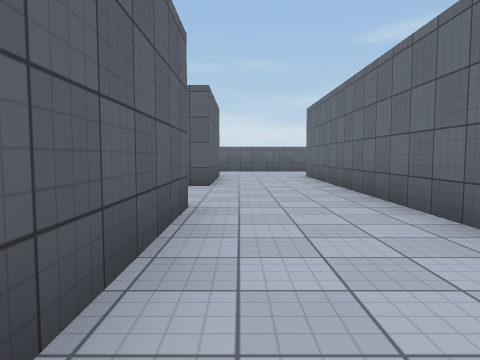
View 1 (above)

16 first-person views from a walk through a Unity game level. The camera is 1.2 m above the floor, tilts 4° down and sees 70° across. The floor is counted in squares, 2 m on a side. Each view is taken from the middle of a square. On the plan, view 1 faces up. The plan holds only what a view shows up to about 10 squares ahead; the rest is blank. The place goes on beyond the plan. The player is left out. Surface patterns are stand-ins for the level's own textures.

View 2
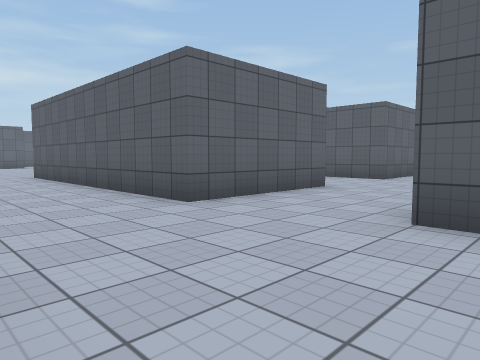

View 3
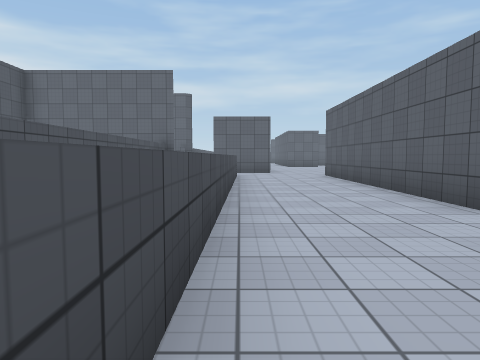

View 4
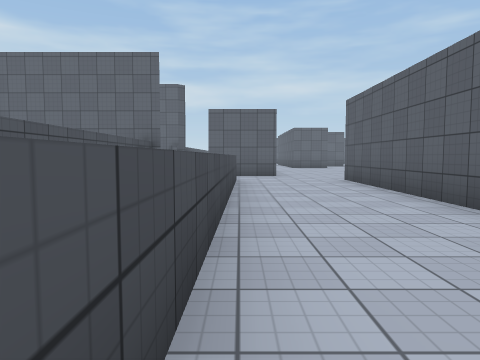

View 5
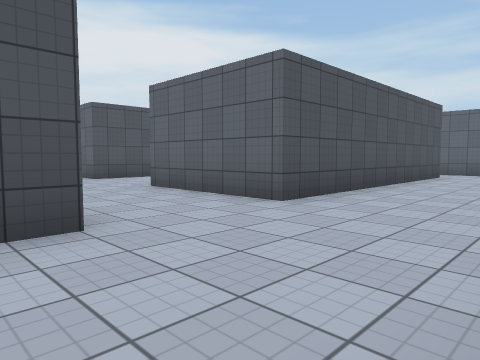

View 6
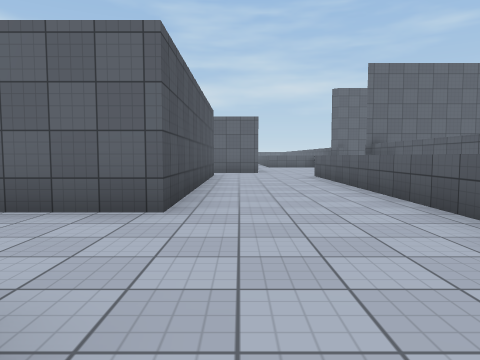

View 7
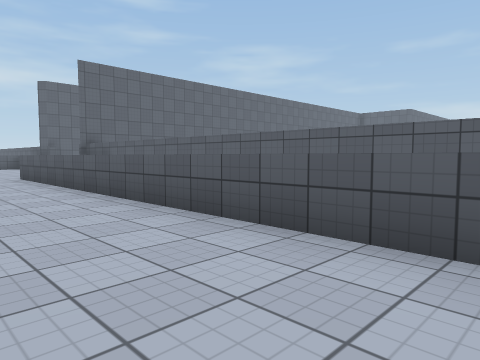

View 8
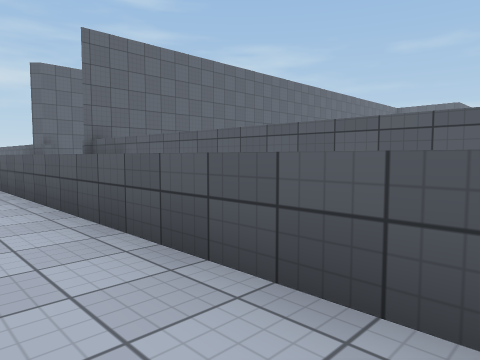

View 9
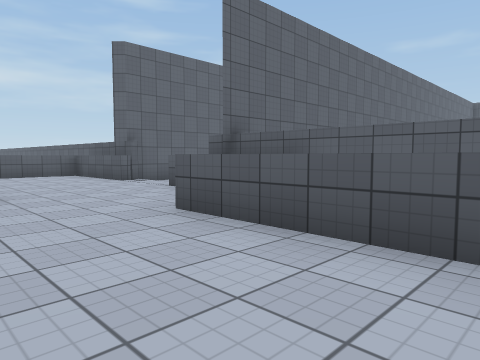

View 10
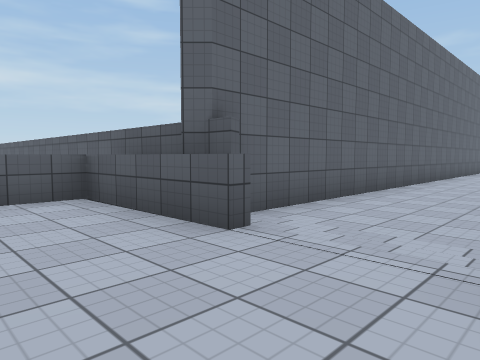

View 11
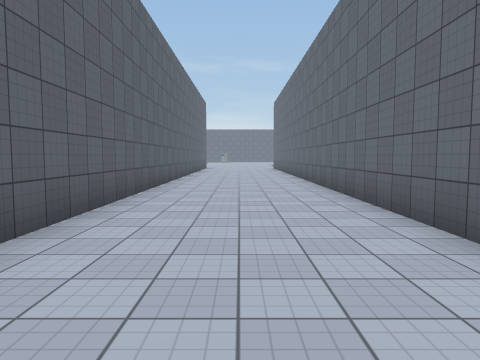

View 12
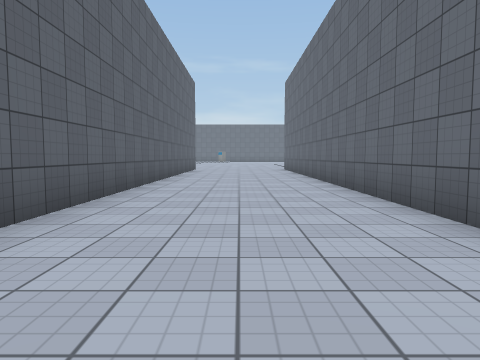

View 13
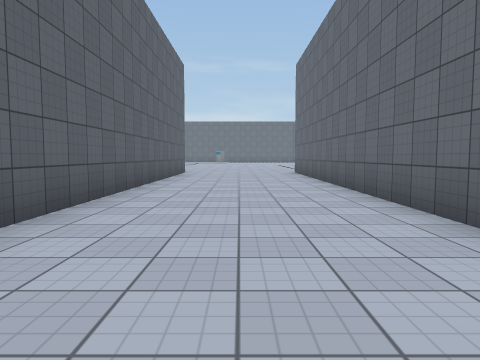

View 14
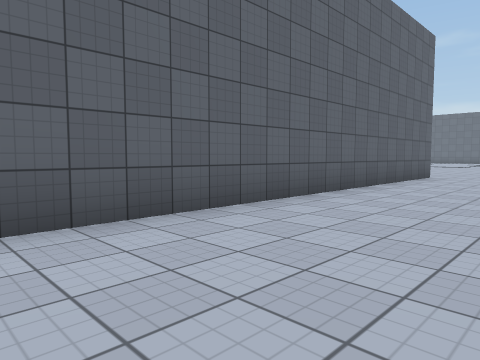

View 15
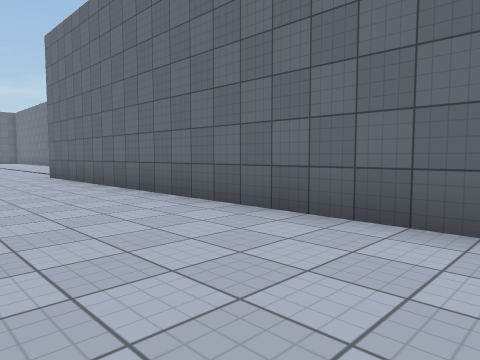

View 16
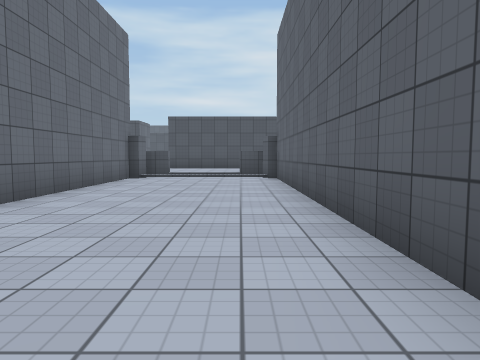

### Floor plan
Key: @ floor where view 1 was taken; # wall or solid block; . main floor; - floor 0.25 m lower than the main floor; / step, stairs or slope; = window, fence, low wall or low ledge; ^ raised ledge.
Columns run from 21 left of view 1 to 3 right of it. Each row starts with its distance up from view 1.
 33         #---#
 32         #---#
 31         #---#
 30         #---#
 29         #---#
 28         #---#
 27         #---#
 26         #---#
 25         #---#
 24         #---#
 23         #---#
 22         #---#
 21         #---#
 20         #---#
 19         #---#
 18         #---#
 17         #---#
 16     #####---############
 15 ####  ^^^#//^
 14       ^.......^##########
 13       ^..................
 12          ................
 11              ............
 10              .#######..#
  9                     #..#
  8                     #..#
  7                    ##..#
  6                    ....#
  5                    ....#
  4                    ##..#
  3                     #..#
  2                     #..#
  1             ..#######..#
  0             .........@...
 -1             .............
 -2             ..^^^^^^.....
 -3                     ####
 -4             ^^^======

Positions as (right, up) in squares from view 1, and headings:
1: (0, 0), facing up
2: (3, -2), facing up-left
3: (3, -2), facing left
4: (1, -2), facing left
5: (3, 13), facing down-left
6: (3, 11), facing left
7: (3, 11), facing up-left
8: (0, 12), facing up-left
9: (-4, 11), facing up-left
10: (-10, 13), facing up-left
11: (-11, 15), facing up
12: (-11, 20), facing up
13: (-11, 23), facing up
14: (-10, 25), facing up-left
15: (-12, 25), facing up-right
16: (-12, 25), facing down
